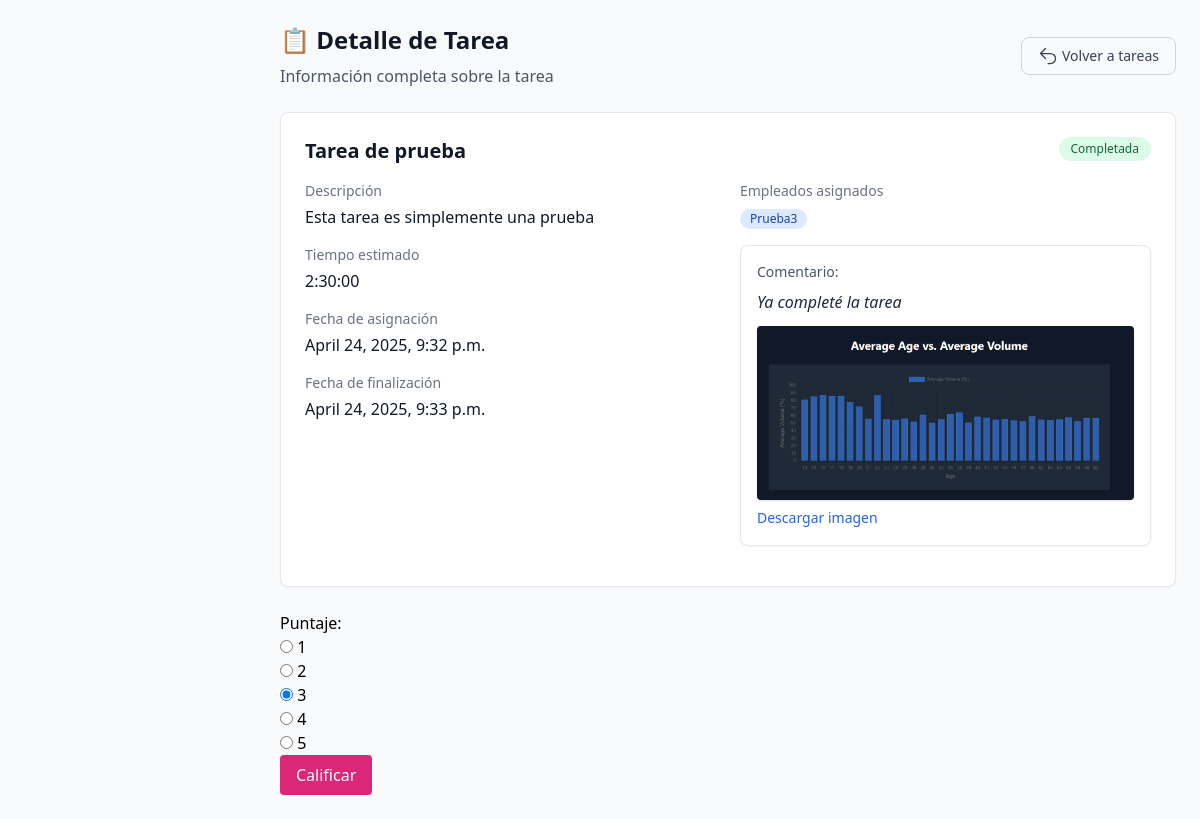
Before: /jefe/tarea/6/ (signed in) with the older database file.
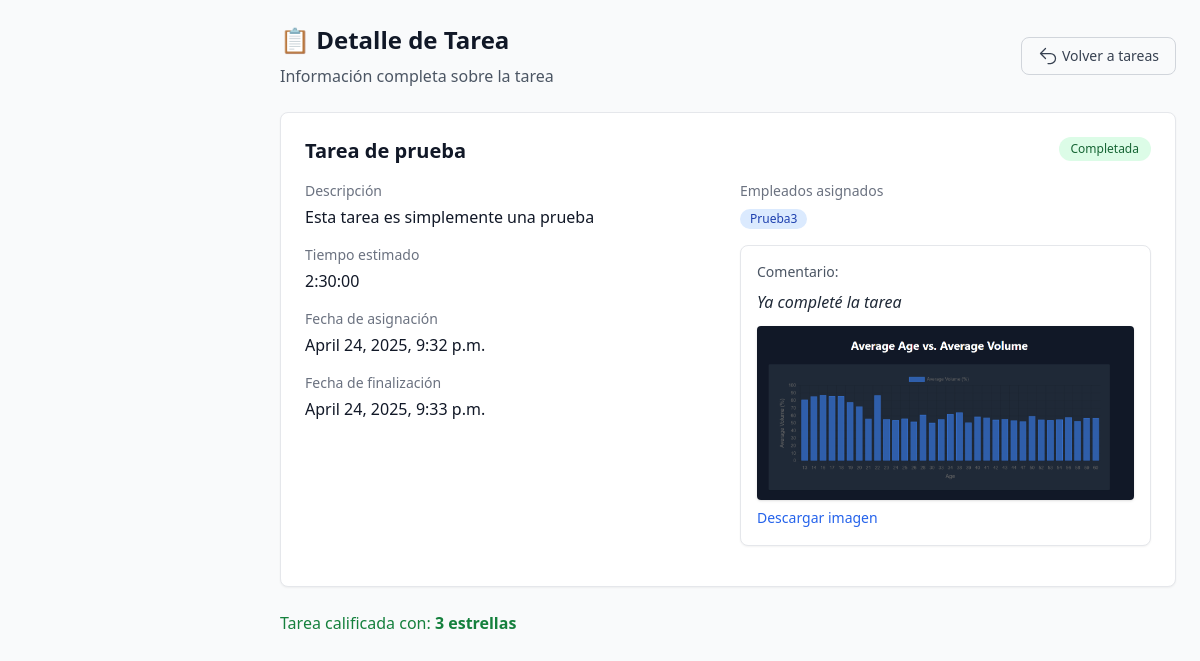
After: the same page with the newer database file.
### tasks/models.py (models this page shows)
class Calificacion(models.Model):
    tarea = models.OneToOneField(Tarea, on_delete=models.CASCADE)
    puntaje = models.IntegerField(choices=[(i, str(i)) for i in range(1, 6)], default=3)
    comentario = models.TextField(blank=True)

### tasks/views.py (the view)
# urls.py: path('jefe/tarea/<int:tarea_id>/', views.detalle_tarea, name='detalle_tarea'),  # Detalles de tarea
@login_required
def detalle_tarea(request, tarea_id):
    tarea = get_object_or_404(Tarea, id=tarea_id, jefe=request.user)
    evidencias = Evidencia.objects.filter(tarea=tarea)
    calificacion = Calificacion.objects.filter(tarea=tarea).first()
    form = None  # 👈 aseguramos que 'form' existe
    if request.method == 'POST' and tarea.completada and not calificacion:
        form = CalificacionForm(request.POST)
        if form.is_valid():
            cal = form.save(commit=False)
            cal.tarea = tarea
            cal.save()
            return redirect('detalle_tarea', tarea_id=tarea.id)
    elif tarea.completada and not calificacion:
        form = CalificacionForm()  # 👈 solo mostramos el formulario si se puede calificar
    return render(request, 'detalle_tarea.html', {
        'tarea': tarea,
        'evidencias': evidencias,
        'form': form,
        'calificacion': calificacion
    })

### tasks/templates/detalle_tarea.html (shortened to what the changed rows need)
<!DOCTYPE html>
<html lang="es">
<head>
    <script src="https://cdn.tailwindcss.com"></script>
</head>
<body class="bg-gray-50">
    <div class="min-h-screen flex flex-col">
        <main class="ml-64 p-6 flex-1">
            <div class="mb-6 flex justify-between items-center">
                <div>
                    <h2 class="text-2xl font-bold text-gray-900 mb-2">📋 Detalle de Tarea</h2>
                </div>
                <a href="{% url 'jefe_crear_tarea' %}" class="text-gray-700 hover:bg-gray-100 font-medium rounded-lg text-sm px-4 py-2 inline-flex items-center border border-gray-300">
                </a>
            </div>
            <div class="bg-white rounded-lg border border-gray-200 p-6 shadow-sm mb-6">
                <div class="flex justify-between items-start mb-4">
                </div>
                <div class="grid grid-cols-1 md:grid-cols-2 gap-6">
                </div>
            </div>
            {% if not calificacion and tarea.completada %}
            <form method="post" class="mt-4">
                {{ form.as_p }}
                <button type="submit" class="bg-primary-600 text-white px-4 py-2 rounded hover:bg-primary-700">Calificar</button>
            </form>
            {% elif calificacion %}
            <p class="mt-4 text-green-700">Tarea calificada con: <strong>{{ calificacion.puntaje }} estrellas</strong></p>
            {% endif %}
        </main>
    </div>
</body>
</html>

Changed rows visible on the page:
added Calificacion: puntaje "3"
Other visible differences:
form field puntaje: "☐ 1 ☐ 2 ☑ 3 ☐ 4 ☐ 5" → (not shown)
text no longer shown: "Puntaje: 1 2 3 4 5 Calificar"
text now shown: "Tarea calificada con: estrellas"
